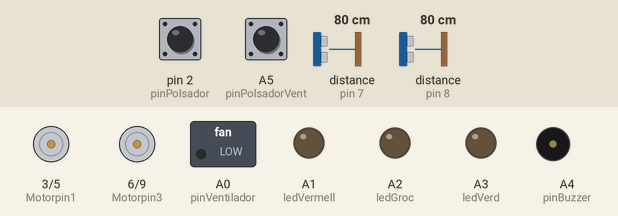
This sketch was run on a simulated Arduino Uno, built with avr-gcc and run on an emulated ATmega328P. On the bench: motor-driver pin pairs drawn as motors (green arrow = first pin HIGH = forward, orange = second pin HIGH = backward, longer = more drive, scaled by the enable pin), switched loads named in the sketch (green lamp = pin HIGH), output pins drawn as LEDs (lit = HIGH), buzzer (waves = sounding). Inputs (shaded band) come from the test bench; at power-on: pin 2 (pinPolsador) HIGH, distance to the obstacle (sensors on pin 7, pin 8) 80 cm, A5 (pinPolsadorVent) HIGH. The echo pulse lasts 58.3 µs per cm; pins used as bus, display or sensor lines are not drawn.

Above: at 1.2 s.
1.3 s: pin 2 (pinPolsador) pulled LOW for 0.15 s
At 2.1 s:
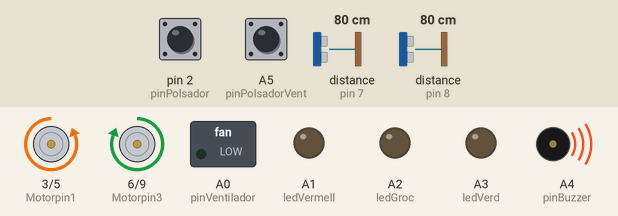
4.3 s: distance to the obstacle (sensor on pin 7) set to 44 cm
5.9 s: distance to the obstacle (sensor on pin 7) set to 37 cm
At 6.2 s:
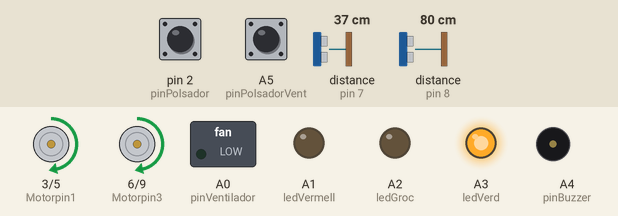
7.4 s: distance to the obstacle (sensor on pin 8) set to 2 cm
At 8.1 s:
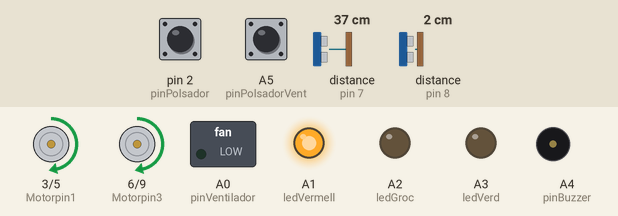
8.9 s: A5 (pinPolsadorVent) pulled LOW for 0.15 s
At 9.8 s:
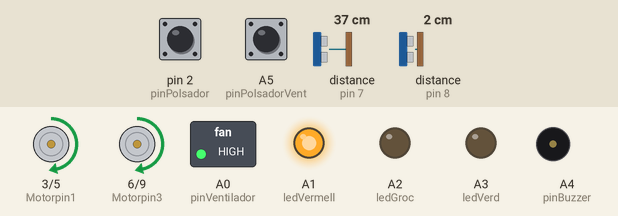
10.8 s: distance to the obstacle (sensor on pin 7) set to 17 cm
12.3 s: distance to the obstacle (sensor on pin 7) set to 12 cm
At 13.0 s:
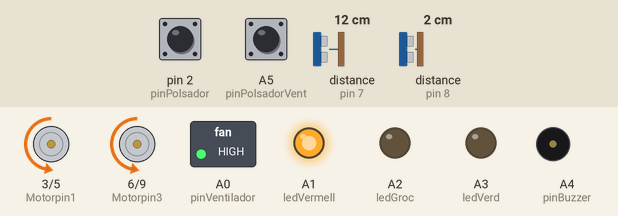
Timing chart, 0 to 16.3 s (numbered marks = the images above; inputs shaded):
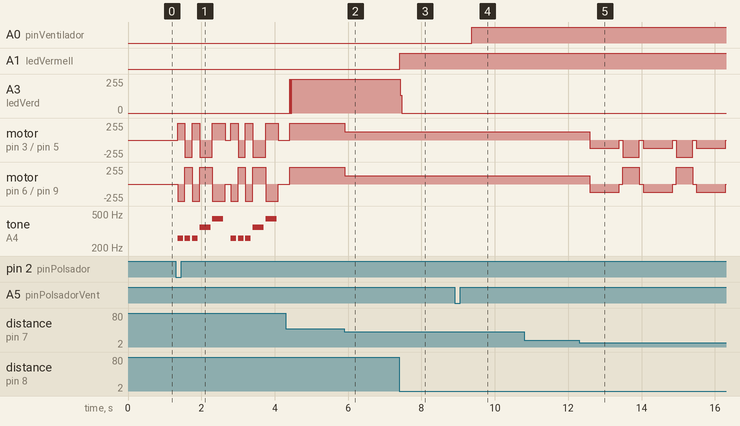

The sketch:

panerola.ino
```cpp
// --- PINS MOTORS ---
const int Motorpin1 = 3; const int Motorpin2 = 5;
const int Motorpin3 = 6; const int Motorpin4 = 9;
const int pinENA = 10; const int pinENB = 11;

const int pinVentilador = A0;
const int pinBuzzer = A4;
const int pinPolsador = 2; // Botón para encender/apagar el ROBOT
const int pinPolsadorVent = A5; // NUEVO: Botón para encender/apagar el VENTILADOR

// --- SENSORS ---
const int P_trig_D = 12; const int P_echo_D = 7;
const int P_trig_C = 4; const int P_echo_C = 8;

// --- LEDS ---
const int ledVermell = A1; const int ledGroc = A2; const int ledVerd = A3;

bool robotActiu = false;
bool ventiladorActiu = false; // NUEVO: Estado del ventilador

int ultimEstatPolsador = HIGH;
int ultimEstatPolsadorVent = HIGH; // NUEVO: Último estado del botón del ventilador

void setup() {
  pinMode(Motorpin1, OUTPUT); pinMode(Motorpin2, OUTPUT);
  pinMode(Motorpin3, OUTPUT); pinMode(Motorpin4, OUTPUT);
  pinMode(pinENA, OUTPUT); pinMode(pinENB, OUTPUT);
  pinMode(pinVentilador, OUTPUT); pinMode(pinBuzzer, OUTPUT);
  pinMode(ledVermell, OUTPUT); pinMode(ledGroc, OUTPUT); pinMode(ledVerd, OUTPUT);
  pinMode(P_trig_D, OUTPUT); pinMode(P_trig_C, OUTPUT);
  pinMode(P_echo_D, INPUT); pinMode(P_echo_C, INPUT);

  pinMode(pinPolsador, INPUT_PULLUP);
  pinMode(pinPolsadorVent, INPUT_PULLUP); // NUEVO: Configuración del botón del ventilador
}

void loop() {
  // --- CONTROL DEL BOTÓN DEL ROBOT ---
  int estatPolsador = digitalRead(pinPolsador);
  if (estatPolsador == LOW && ultimEstatPolsador == HIGH) {
    delay(50); // Antirebote
    robotActiu = !robotActiu;
    if (robotActiu) ejecutarBaile();
    else pararRobot();
    delay(300);
  }
  ultimEstatPolsador = estatPolsador;

  // --- CONTROL DEL BOTÓN DEL VENTILADOR ---
  int estatPolsadorVent = digitalRead(pinPolsadorVent);
  if (estatPolsadorVent == LOW && ultimEstatPolsadorVent == HIGH) {
    delay(50); // Antirebote
    ventiladorActiu = !ventiladorActiu; // Cambia el estado (ON/OFF)
    delay(300);
  }
  ultimEstatPolsadorVent = estatPolsadorVent;

  // Acción física sobre el ventilador según su estado guardado
  if (ventiladorActiu) {
    digitalWrite(pinVentilador, HIGH);
  } else {
    digitalWrite(pinVentilador, LOW);
  }

  // --- LÓGICA DE MOVIMIENTO AND SENSORES ---
  if (robotActiu) {

    long dDavant = llegirDistancia(P_trig_D, P_echo_D);
    long dCul = llegirDistancia(P_trig_C, P_echo_C);

    long dMin = min(dDavant, dCul);

    // --- LÒGICA DE LEDS ---
    digitalWrite(ledVermell, LOW);
    digitalWrite(ledGroc, LOW);
    digitalWrite(ledVerd, LOW);

    if (dMin <= 5) {
      digitalWrite(ledVermell, HIGH);
    } else if (dMin <= 10) {
      digitalWrite(ledGroc, HIGH);
    } else {
      digitalWrite(ledVerd, HIGH);
    }

    // --- LÒGICA DE VELOCITAT Y MOVIMENT ---
    int v = (dMin < 40) ? 125 : 255;

    if (dDavant < 15) {
      // 1. Va enrere per separar-se bé
      mover(0, 1, 0, 1, v);
      delay(800);

      // 2. Petita pausa mecànica de seguretat
      mover(0, 0, 0, 0, 0);
      delay(100);

      // 3. Gir pivotant més curt per obrir un bon angle (Abans era 1000)
      mover(0, 1, 1, 0, 255);
      delay(450); // <--- AJUSTAT AQUÍ (Gira menys de la meitat de temps per evitar fer els 360º)

      // 4. Pausa abans de reactivar els sensors
      mover(0, 0, 0, 0, 0);
      delay(100);

    } else if (dCul < 10) {
      mover(1, 0, 1, 0, v); delay(400); // Escapa endavant
    } else {
      mover(1, 0, 1, 0, v); // Endavant normal
    }

  }
}

void mover(int p1, int p2, int p3, int p4, int vel) {
  analogWrite(pinENA, vel);
  analogWrite(pinENB, vel);
  digitalWrite(Motorpin1, p1); digitalWrite(Motorpin2, p2);
  digitalWrite(Motorpin3, p3); digitalWrite(Motorpin4, p4);
}

void pararRobot() {
  mover(0, 0, 0, 0, 0);
  digitalWrite(ledVermell, LOW); digitalWrite(ledGroc, LOW); digitalWrite(ledVerd, LOW);
  noTone(pinBuzzer);
}

void ejecutarBaile() {
  int notas[] = {261, 261, 261, 349, 440, 0, 261, 261, 261, 349, 440};
  int duracion[] = {150, 150, 150, 300, 300, 100, 150, 150, 150, 300, 300};

  for(int i=0; i<11; i++) {
    if(notas[i] != 0) {
      tone(pinBuzzer, notas[i]);
      if(i % 2 == 0) mover(1, 0, 0, 1, 255);
      else mover(0, 1, 1, 0, 255);
    } else {
      noTone(pinBuzzer);
      mover(0, 0, 0, 0, 0);
    }
    delay(duracion[i]);
    noTone(pinBuzzer);
    delay(50);
  }
  mover(0, 0, 0, 0, 0);
}

long llegirDistancia(int trig, int echo) {
  digitalWrite(trig, LOW); delayMicroseconds(2);
  digitalWrite(trig, HIGH); delayMicroseconds(10);
  digitalWrite(trig, LOW);
  long duracio = pulseIn(echo, HIGH, 25000);
  if (duracio == 0) return 999;
  return duracio / 58.2;
}
```

Measured:
- the behaviour switches between 40 and 39 cm on distance to the obstacle (sensor on pin 7) (found by bisection; images 1 and 2)
- the behaviour switches between 15 and 14 cm on distance to the obstacle (sensor on pin 7) (found by bisection; images 4 and 5)
- after the input at 5.9 s, motor on pin 3 (Motorpin1) / pin 5 (Motorpin2), motor on pin 6 (Motorpin3) / pin 9 (Motorpin4): forward 255/255 → forward 125/255 at once
- after the input at 7.4 s, A1 (ledVermell): LOW → HIGH at once; A3 (ledVerd): 255/255 → 0/255 at once
- after the input at 8.9 s, A0 (pinVentilador): LOW → HIGH after 0.47 s
